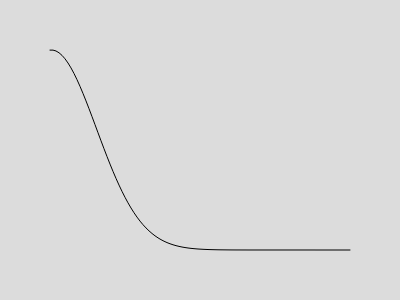
Frame 1 (no input)
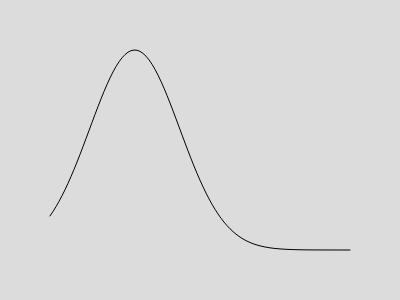
Frame 60 (no input)
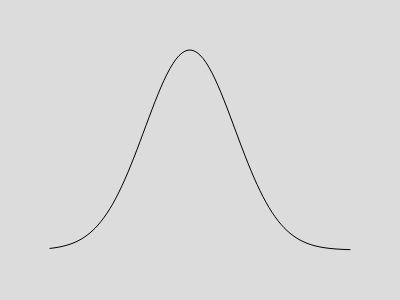
Frame 120 (the mouse pressed at the canvas centre since frame 60)

The p5.js sketch that drew these frames (run headless with seeded random() and noise() and a simulated clock; from frame 60 on, the mouse is pressed at the canvas centre):

// p5.js sketch
// ── sketch.js

let stdDev = 15; // Spread of the curve
let amplitude = 30; // Peak value

function setup() {
  createCanvas(400, 300);
}

function draw() {
  background(220);
  console.log('in the draw');
  stroke(0);
  noFill();
  beginShape();

  let mean = 50*sin(frameCount/100);  // Center of the curve
  
  for (let x = 0; x <= 100; x += 1) {
    let y = gaussian(x, mean, stdDev) * amplitude; // Scale to max height 30
    vertex(map(x, 0, 100, 50, width - 50), map(y, 0, 30, height - 50, 50));
  }
  
  endShape();
}

// Gaussian function
function gaussian(x, mean, stdDev) {
  let exponent = -((x - mean) ** 2) / (2 * stdDev ** 2);
  return Math.exp(exponent);
}
